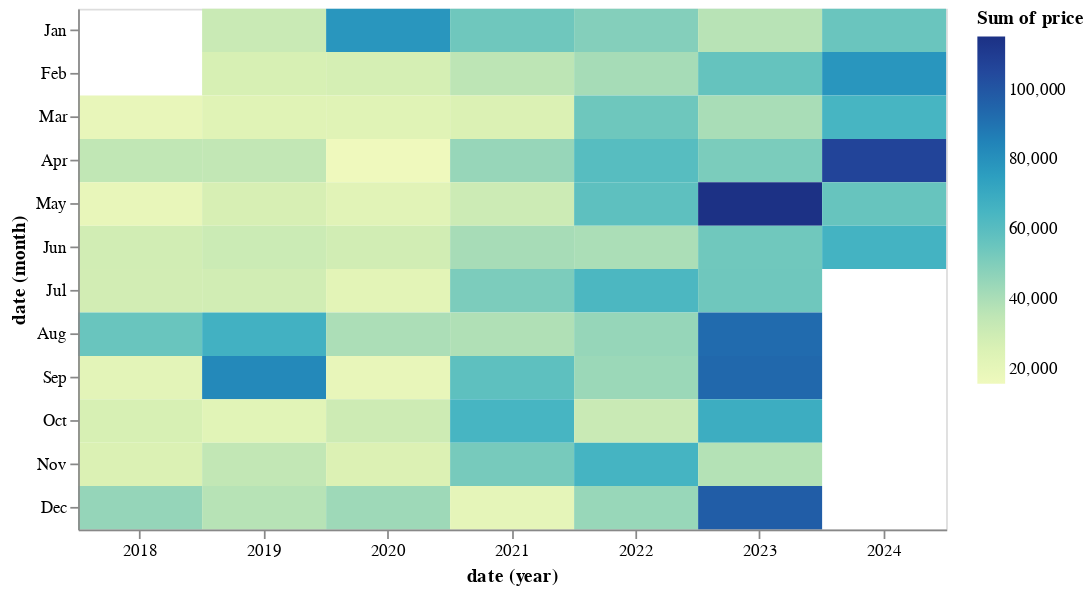

Notebook code for this chart:
### Markdown cell above
## Monthly expense

### Code cell
exp.heatmap().properties(height=300,width=500)

### Figure 1 — Vega specification as saved in the notebook (floating-point values rounded to 4 significant figures)
{"$schema": "https://vega.github.io/schema/vega/v5.json", "data": [{"name": "param_4_store"}, {"name": "source_0", "values": [{"month_date": "2012-03-01T00:00:00.000", "sum_price": 19183, "year_date": "2018-01-01T00:00:00.000", "yearmonth_date": "2018-03-01T00:00:00.000"}, {"month_date": "2012-04-01T00:00:00.000", "sum_price": 34192, "year_date": "2018-01-01T00:00:00.000", "yearmonth_date": "2018-04-01T00:00:00.000"}, {"month_date": "2012-05-01T00:00:00.000", "sum_price": 19057, "year_date": "2018-01-01T00:00:00.000", "yearmonth_date": "2018-05-01T00:00:00.000"}, {"month_date": "2012-06-01T00:00:00.000", "sum_price": 28942, "year_date": "2018-01-01T00:00:00.000", "yearmonth_date": "2018-06-01T00:00:00.000"}, {"month_date": "2012-07-01T00:00:00.000", "sum_price": 28622, "year_date": "2018-01-01T00:00:00.000", "yearmonth_date": "2018-07-01T00:00:00.000"}, {"month_date": "2012-08-01T00:00:00.000", "sum_price": 55519, "year_date": "2018-01-01T00:00:00.000", "yearmonth_date": "2018-08-01T00:00:00.000"}, {"month_date": "2012-09-01T00:00:00.000", "sum_price": 21665, "year_date": "2018-01-01T00:00:00.000", "yearmonth_date": "2018-09-01T00:00:00.000"}, {"month_date": "2012-10-01T00:00:00.000", "sum_price": 26939, "year_date": "2018-01-01T00:00:00.000", "yearmonth_date": "2018-10-01T00:00:00.000"}, {"month_date": "2012-11-01T00:00:00.000", "sum_price": 25467, "year_date": "2018-01-01T00:00:00.000", "yearmonth_date": "2018-11-01T00:00:00.000"}, {"month_date": "2012-12-01T00:00:00.000", "sum_price": 45338, "year_date": "2018-01-01T00:00:00.000", "yearmonth_date": "2018-12-01T00:00:00.000"}, {"month_date": "2012-01-01T00:00:00.000", "sum_price": 31667, "year_date": "2019-01-01T00:00:00.000", "yearmonth_date": "2019-01-01T00:00:00.000"}, {"month_date": "2012-02-01T00:00:00.000", "sum_price": 26909, "year_date": "2019-01-01T00:00:00.000", "yearmonth_date": "2019-02-01T00:00:00.000"}, {"month_date": "2012-03-01T00:00:00.000", "sum_price": 23041, "year_date": "2019-01-01T00:00:00.000", "yearmonth_date": "2019-03-01T00:00:00.000"}, {"month_date": "2012-04-01T00:00:00.000", "sum_price": 33874, "year_date": "2019-01-01T00:00:00.000", "yearmonth_date": "2019-04-01T00:00:00.000"}, {"month_date": "2012-05-01T00:00:00.000", "sum_price": 27119, "year_date": "2019-01-01T00:00:00.000", "yearmonth_date": "2019-05-01T00:00:00.000"}, {"month_date": "2012-06-01T00:00:00.000", "sum_price": 30990, "year_date": "2019-01-01T00:00:00.000", "yearmonth_date": "2019-06-01T00:00:00.000"}, {"month_date": "2012-07-01T00:00:00.000", "sum_price": 29068, "year_date": "2019-01-01T00:00:00.000", "yearmonth_date": "2019-07-01T00:00:00.000"}, {"month_date": "2012-08-01T00:00:00.000", "sum_price": 66664, "year_date": "2019-01-01T00:00:00.000", "yearmonth_date": "2019-08-01T00:00:00.000"}, {"month_date": "2012-09-01T00:00:00.000", "sum_price": 82705, "year_date": "2019-01-01T00:00:00.000", "yearmonth_date": "2019-09-01T00:00:00.000"}, {"month_date": "2012-10-01T00:00:00.000", "sum_price": 22566, "year_date": "2019-01-01T00:00:00.000", "yearmonth_date": "2019-10-01T00:00:00.000"}, {"month_date": "2012-11-01T00:00:00.000", "sum_price": 33972, "year_date": "2019-01-01T00:00:00.000", "yearmonth_date": "2019-11-01T00:00:00.000"}, {"month_date": "2012-12-01T00:00:00.000", "sum_price": 36986, "year_date": "2019-01-01T00:00:00.000", "yearmonth_date": "2019-12-01T00:00:00.000"}, {"month_date": "2012-01-01T00:00:00.000", "sum_price": 78282, "year_date": "2020-01-01T00:00:00.000", "yearmonth_date": "2020-01-01T00:00:00.000"}, {"month_date": "2012-02-01T00:00:00.000", "sum_price": 27623, "year_date": "2020-01-01T00:00:00.000", "yearmonth_date": "2020-02-01T00:00:00.000"}, {"month_date": "2012-03-01T00:00:00.000", "sum_price": 23233, "year_date": "2020-01-01T00:00:00.000", "yearmonth_date": "2020-03-01T00:00:00.000"}, {"month_date": "2012-04-01T00:00:00.000", "sum_price": 15774, "year_date": "2020-01-01T00:00:00.000", "yearmonth_date": "2020-04-01T00:00:00.000"}, {"month_date": "2012-05-01T00:00:00.000", "sum_price": 22930, "year_date": "2020-01-01T00:00:00.000", "yearmonth_date": "2020-05-01T00:00:00.000"}, {"month_date": "2012-06-01T00:00:00.000", "sum_price": 29031, "year_date": "2020-01-01T00:00:00.000", "yearmonth_date": "2020-06-01T00:00:00.000"}, {"month_date": "2012-07-01T00:00:00.000", "sum_price": 21877, "year_date": "2020-01-01T00:00:00.000", "yearmonth_date": "2020-07-01T00:00:00.000"}, {"month_date": "2012-08-01T00:00:00.000", "sum_price": 39795, "year_date": "2020-01-01T00:00:00.000", "yearmonth_date": "2020-08-01T00:00:00.000"}, {"month_date": "2012-09-01T00:00:00.000", "sum_price": 19416, "year_date": "2020-01-01T00:00:00.000", "yearmonth_date": "2020-09-01T00:00:00.000"}, {"month_date": "2012-10-01T00:00:00.000", "sum_price": 30476, "year_date": "2020-01-01T00:00:00.000", "yearmonth_date": "2020-10-01T00:00:00.000"}, {"month_date": "2012-11-01T00:00:00.000", "sum_price": 25236, "year_date": "2020-01-01T00:00:00.000", "yearmonth_date": "2020-11-01T00:00:00.000"}, {"month_date": "2012-12-01T00:00:00.000", "sum_price": 43245, "year_date": "2020-01-01T00:00:00.000", "yearmonth_date": "2020-12-01T00:00:00.000"}, {"month_date": "2012-01-01T00:00:00.000", "sum_price": 54028, "year_date": "2021-01-01T00:00:00.000", "yearmonth_date": "2021-01-01T00:00:00.000"}, {"month_date": "2012-02-01T00:00:00.000", "sum_price": 35580, "year_date": "2021-01-01T00:00:00.000", "yearmonth_date": "2021-02-01T00:00:00.000"}, {"month_date": "2012-03-01T00:00:00.000", "sum_price": 25651, "year_date": "2021-01-01T00:00:00.000", "yearmonth_date": "2021-03-01T00:00:00.000"}, {"month_date": "2012-04-01T00:00:00.000", "sum_price": 44842, "year_date": "2021-01-01T00:00:00.000", "yearmonth_date": "2021-04-01T00:00:00.000"}, {"month_date": "2012-05-01T00:00:00.000", "sum_price": 30757, "year_date": "2021-01-01T00:00:00.000", "yearmonth_date": "2021-05-01T00:00:00.000"}, {"month_date": "2012-06-01T00:00:00.000", "sum_price": 41043, "year_date": "2021-01-01T00:00:00.000", "yearmonth_date": "2021-06-01T00:00:00.000"}, {"month_date": "2012-07-01T00:00:00.000", "sum_price": 51235, "year_date": "2021-01-01T00:00:00.000", "yearmonth_date": "2021-07-01T00:00:00.000"}, {"month_date": "2012-08-01T00:00:00.000", "sum_price": 38760, "year_date": "2021-01-01T00:00:00.000", "yearmonth_date": "2021-08-01T00:00:00.000"}, {"month_date": "2012-09-01T00:00:00.000", "sum_price": 58508, "year_date": "2021-01-01T00:00:00.000", "yearmonth_date": "2021-09-01T00:00:00.000"}, {"month_date": "2012-10-01T00:00:00.000", "sum_price": 64912, "year_date": "2021-01-01T00:00:00.000", "yearmonth_date": "2021-10-01T00:00:00.000"}, {"month_date": "2012-11-01T00:00:00.000", "sum_price": 52258, "year_date": "2021-01-01T00:00:00.000", "yearmonth_date": "2021-11-01T00:00:00.000"}, {"month_date": "2012-12-01T00:00:00.000", "sum_price": 20705, "year_date": "2021-01-01T00:00:00.000", "yearmonth_date": "2021-12-01T00:00:00.000"}, {"month_date": "2012-01-01T00:00:00.000", "sum_price": 49293, "year_date": "2022-01-01T00:00:00.000", "yearmonth_date": "2022-01-01T00:00:00.000"}, {"month_date": "2012-02-01T00:00:00.000", "sum_price": 41119, "year_date": "2022-01-01T00:00:00.000", "yearmonth_date": "2022-02-01T00:00:00.000"}, {"month_date": "2012-03-01T00:00:00.000", "sum_price": 54458, "year_date": "2022-01-01T00:00:00.000", "yearmonth_date": "2022-03-01T00:00:00.000"}, {"month_date": "2012-04-01T00:00:00.000", "sum_price": 60447, "year_date": "2022-01-01T00:00:00.000", "yearmonth_date": "2022-04-01T00:00:00.000"}, {"month_date": "2012-05-01T00:00:00.000", "sum_price": 58500, "year_date": "2022-01-01T00:00:00.000", "yearmonth_date": "2022-05-01T00:00:00.000"}, {"month_date": "2012-06-01T00:00:00.000", "sum_price": 40074, "year_date": "2022-01-01T00:00:00.000", "yearmonth_date": "2022-06-01T00:00:00.000"}, {"month_date": "2012-07-01T00:00:00.000", "sum_price": 63631, "year_date": "2022-01-01T00:00:00.000", "yearmonth_date": "2022-07-01T00:00:00.000"}, {"month_date": "2012-08-01T00:00:00.000", "sum_price": 44998, "year_date": "2022-01-01T00:00:00.000", "yearmonth_date": "2022-08-01T00:00:00.000"}, {"month_date": "2012-09-01T00:00:00.000", "sum_price": 44006, "year_date": "2022-01-01T00:00:00.000", "yearmonth_date": "2022-09-01T00:00:00.000"}, {"month_date": "2012-10-01T00:00:00.000", "sum_price": 31754, "year_date": "2022-01-01T00:00:00.000", "yearmonth_date": "2022-10-01T00:00:00.000"}, {"month_date": "2012-11-01T00:00:00.000", "sum_price": 65402, "year_date": "2022-01-01T00:00:00.000", "yearmonth_date": "2022-11-01T00:00:00.000"}, {"month_date": "2012-12-01T00:00:00.000", "sum_price": 44617, "year_date": "2022-01-01T00:00:00.000", "yearmonth_date": "2022-12-01T00:00:00.000"}, {"month_date": "2012-01-01T00:00:00.000", "sum_price": 36922, "year_date": "2023-01-01T00:00:00.000", "yearmonth_date": "2023-01-01T00:00:00.000"}, {"month_date": "2012-02-01T00:00:00.000", "sum_price": 56614, "year_date": "2023-01-01T00:00:00.000", "yearmonth_date": "2023-02-01T00:00:00.000"}, {"month_date": "2012-03-01T00:00:00.000", "sum_price": 40502, "year_date": "2023-01-01T00:00:00.000", "yearmonth_date": "2023-03-01T00:00:00.000"}, {"month_date": "2012-04-01T00:00:00.000", "sum_price": 51432, "year_date": "2023-01-01T00:00:00.000", "yearmonth_date": "2023-04-01T00:00:00.000"}, {"month_date": "2012-05-01T00:00:00.000", "sum_price": 115147, "year_date": "2023-01-01T00:00:00.000", "yearmonth_date": "2023-05-01T00:00:00.000"}, {"month_date": "2012-06-01T00:00:00.000", "sum_price": 53833, "year_date": "2023-01-01T00:00:00.000", "yearmonth_date": "2023-06-01T00:00:00.000"}, {"month_date": "2012-07-01T00:00:00.000", "sum_price": 54182, "year_date": "2023-01-01T00:00:00.000", "yearmonth_date": "2023-07-01T00:00:00.000"}, {"month_date": "2012-08-01T00:00:00.000", "sum_price": 92769, "year_date": "2023-01-01T00:00:00.000", "yearmonth_date": "2023-08-01T00:00:00.000"}, {"month_date": "2012-09-01T00:00:00.000", "sum_price": 93638, "year_date": "2023-01-01T00:00:00.000", "yearmonth_date": "2023-09-01T00:00:00.000"}, {"month_date": "2012-10-01T00:00:00.000", "sum_price": 68449, "year_date": "2023-01-01T00:00:00.000", "yearmonth_date": "2023-10-01T00:00:00.000"}, {"month_date": "2012-11-01T00:00:00.000", "sum_price": 37772, "year_date": "2023-01-01T00:00:00.000", "yearmonth_date": "2023-11-01T00:00:00.000"}, {"month_date": "2012-12-01T00:00:00.000", "sum_price": 97338, "year_date": "2023-01-01T00:00:00.000", "yearmonth_date": "2023-12-01T00:00:00.000"}, {"month_date": "2012-01-01T00:00:00.000", "sum_price": 55360, "year_date": "2024-01-01T00:00:00.000", "yearmonth_date": "2024-01-01T00:00:00.000"}, {"month_date": "2012-02-01T00:00:00.000", "sum_price": 78208, "year_date": "2024-01-01T00:00:00.000", "yearmonth_date": "2024-02-01T00:00:00.000"}, {"month_date": "2012-03-01T00:00:00.000", "sum_price": 65045, "year_date": "2024-01-01T00:00:00.000", "yearmonth_date": "2024-03-01T00:00:00.000"}, {"month_date": "2012-04-01T00:00:00.000", "sum_price": 106415, "year_date": "2024-01-01T00:00:00.000", "yearmonth_date": "2024-04-01T00:00:00.000"}, {"month_date": "2012-05-01T00:00:00.000", "sum_price": 55943, "year_date": "2024-01-01T00:00:00.000", "yearmonth_date": "2024-05-01T00:00:00.000"}, {"month_date": "2012-06-01T00:00:00.000", "sum_price": 65908, "year_date": "2024-01-01T00:00:00.000", "yearmonth_date": "2024-06-01T00:00:00.000"}], "transform": [{"type": "formula", "expr": "toDate(datum['yearmonth_date'])", "as": "yearmonth_date"}, {"type": "formula", "expr": "toDate(datum['year_date'])", "as": "year_date"}, {"type": "formula", "expr": "toDate(datum['month_date'])", "as": "month_date"}]}, {"name": "source_0_x_domain_year_date", "values": [{"year_date": "2018-01-01T00:00:00.000"}, {"year_date": "2019-01-01T00:00:00.000"}, {"year_date": "2020-01-01T00:00:00.000"}, {"year_date": "2021-01-01T00:00:00.000"}, {"year_date": "2022-01-01T00:00:00.000"}, {"year_date": "2023-01-01T00:00:00.000"}, {"year_date": "2024-01-01T00:00:00.000"}], "transform": [{"type": "formula", "expr": "toDate(datum['year_date'])", "as": "year_date"}]}, {"name": "source_0_y_domain_month_date", "values": [{"month_date": "2012-03-01T00:00:00.000"}, {"month_date": "2012-04-01T00:00:00.000"}, {"month_date": "2012-05-01T00:00:00.000"}, {"month_date": "2012-06-01T00:00:00.000"}, {"month_date": "2012-07-01T00:00:00.000"}, {"month_date": "2012-08-01T00:00:00.000"}, {"month_date": "2012-09-01T00:00:00.000"}, {"month_date": "2012-10-01T00:00:00.000"}, {"month_date": "2012-11-01T00:00:00.000"}, {"month_date": "2012-12-01T00:00:00.000"}, {"month_date": "2012-01-01T00:00:00.000"}, {"month_date": "2012-02-01T00:00:00.000"}], "transform": [{"type": "formula", "expr": "toDate(datum['month_date'])", "as": "month_date"}]}, {"name": "source_0_color_domain_sum_price", "values": [{"min": 15774, "max": 115147}]}], "signals": [{"name": "unit", "value": {}, "on": [{"events": "pointermove", "update": "isTuple(group()) ? group() : unit"}]}, {"name": "param_4", "update": "vlSelectionResolve(\"param_4_store\", \"union\")"}, {"name": "param_4_year_date", "on": [{"events": [{"source": "view", "type": "dblclick"}], "update": "null"}, {"events": {"signal": "param_4_translate_delta"}, "update": "panLinear(param_4_translate_anchor.extent_x, -param_4_translate_delta.x / width)"}, {"events": {"signal": "param_4_zoom_delta"}, "update": "zoomLinear(domain(\"x\"), param_4_zoom_anchor.x, param_4_zoom_delta)"}]}, {"name": "param_4_month_date", "on": [{"events": [{"source": "view", "type": "dblclick"}], "update": "null"}, {"events": {"signal": "param_4_translate_delta"}, "update": "panLinear(param_4_translate_anchor.extent_y, param_4_translate_delta.y / height)"}, {"events": {"signal": "param_4_zoom_delta"}, "update": "zoomLinear(domain(\"y\"), param_4_zoom_anchor.y, param_4_zoom_delta)"}]}, {"name": "param_4_tuple", "on": [{"events": [{"signal": "param_4_year_date || param_4_month_date"}], "update": "param_4_year_date && param_4_month_date ? {unit: \"\", fields: param_4_tuple_fields, values: [param_4_year_date,param_4_month_date]} : null"}]}, {"name": "param_4_tuple_fields", "value": [{"field": "year_date", "channel": "x", "type": "E"}, {"field": "month_date", "channel": "y", "type": "E"}]}, {"name": "param_4_translate_anchor", "value": {}, "on": [{"events": [{"source": "scope", "type": "pointerdown"}], "update": "{x: x(unit), y: y(unit), extent_x: domain(\"x\"), extent_y: domain(\"y\")}"}]}, {"name": "param_4_translate_delta", "value": {}, "on": [{"events": [{"source": "window", "between": [{"source": "scope", "type": "pointerdown"}, {"source": "window", "type": "pointerup"}], "type": "pointermove", "consume": true}], "update": "{x: param_4_translate_anchor.x - x(unit), y: param_4_translate_anchor.y - y(unit)}"}]}, {"name": "param_4_zoom_anchor", "on": [{"events": [{"source": "scope", "type": "wheel", "consume": true}], "update": "{x: invert(\"x\", x(unit)), y: invert(\"y\", y(unit))}"}]}, {"name": "param_4_zoom_delta", "on": [{"events": [{"source": "scope", "consume": true, "type": "wheel"}], "update": "pow(1.001, event.deltaY * pow(16, event.deltaMode))", "force": true}]}, {"name": "param_4_modify", "on": [{"events": {"signal": "param_4_tuple"}, "update": "modify(\"param_4_store\", param_4_tuple, true)"}]}], "marks": [{"type": "rect", "name": "marks", "from": {"data": "source_0"}, "encode": {"update": {"width": {"signal": "max(0.25, bandwidth('x'))"}, "tooltip": {"signal": "{\"date (year-month)\": timeFormat(datum[\"yearmonth_date\"], timeUnitSpecifier([\"year\",\"month\"], {\"year-month\":\"%b %Y \",\"year-month-date\":\"%b %d, %Y \"})), \"Sum of price\": format(datum[\"sum_price\"], \"\")}"}, "y": {"field": "month_date", "scale": "y"}, "height": {"signal": "max(0.25, bandwidth('y'))"}, "x": {"field": "year_date", "scale": "x"}, "fill": {"field": "sum_price", "scale": "color"}}}, "interactive": true, "style": ["rect"]}], "scales": [{"name": "x", "type": "band", "domain": {"data": "source_0_x_domain_year_date", "field": "year_date", "sort": true}, "range": [0, {"signal": "width"}], "paddingInner": 0, "paddingOuter": 0}, {"name": "y", "type": "band", "domain": {"data": "source_0_y_domain_month_date", "field": "month_date", "sort": true}, "range": [0, {"signal": "height"}], "paddingInner": 0, "paddingOuter": 0}, {"name": "color", "type": "linear", "domain": [{"signal": "(data(\"source_0_color_domain_sum_price\")[0] || {}).min"}, {"signal": "(data(\"source_0_color_domain_sum_price\")[0] || {}).max"}], "range": "heatmap", "zero": false, "interpolate": "hcl"}], "axes": [{"scale": "x", "formatType": "time", "format": {"signal": "timeUnitSpecifier([\"year\"], {\"year-month\":\"%b %Y \",\"year-month-date\":\"%b %d, %Y \"})"}, "orient": "bottom", "labelOverlap": true, "zindex": 1, "tickMinStep": {"signal": "datetime(2002, 0, 1, 0, 0, 0, 0) - datetime(2001, 0, 1, 0, 0, 0, 0)"}, "grid": false, "title": "date (year)"}, {"scale": "y", "formatType": "time", "zindex": 1, "format": {"signal": "timeUnitSpecifier([\"month\"], {\"year-month\":\"%b %Y \",\"year-month-date\":\"%b %d, %Y \"})"}, "grid": false, "orient": "left", "title": "date (month)", "labelOverlap": true, "tickMinStep": {"signal": "datetime(2001, 1, 1, 0, 0, 0, 0) - datetime(2001, 0, 1, 0, 0, 0, 0)"}}], "style": "cell", "legends": [{"fill": "color", "gradientLength": {"signal": "clamp(height, 64, 200)"}, "title": "Sum of price"}], "width": 500, "background": "white", "padding": 5, "height": 300}
